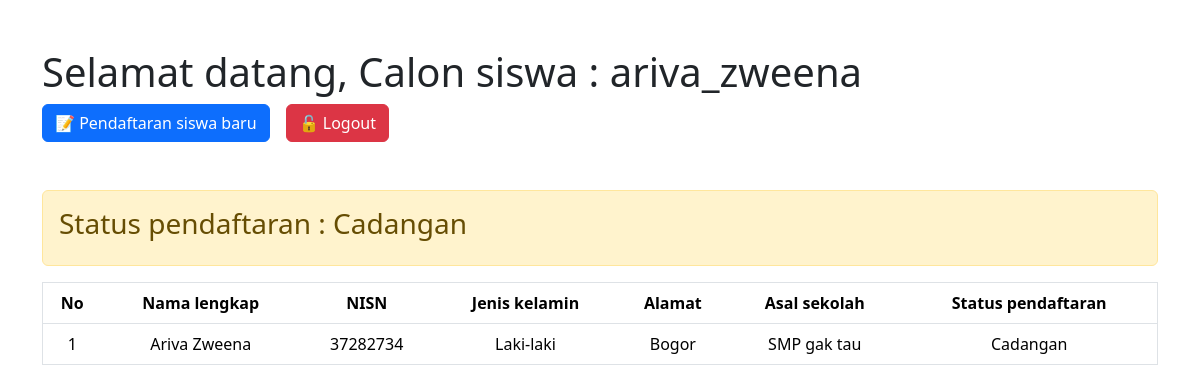
The app's page /dashboard.php (signed in) with its own data.
### tables this page shows
CREATE TABLE `pendaftaran_siswa` (
  `id` int(11) NOT NULL,
  `username` varchar(20) NOT NULL,
  `nama_lengkap` varchar(50) NOT NULL,
  `nisn` varchar(30) NOT NULL,
  `jk` varchar(20) NOT NULL,
  `alamat` text NOT NULL,
  `sekolah_asal` varchar(50) NOT NULL,
  `created_at` timestamp NOT NULL DEFAULT current_timestamp(),
  `status_pendaftaran` enum('Diterima','Cadangan','Tidak Diterima') NOT NULL DEFAULT 'Cadangan'
);

### dashboard.php (the view, shortened to what this page needs)
<?php
    include "config.php";
    $username = $_SESSION['username'];
    $status = null;
    $hasDaftar = false;
    $query = mysqli_query($koneksi, "SELECT status_pendaftaran FROM pendaftaran_siswa WHERE username = '$username'");
    if($data = mysqli_fetch_assoc($query)) {
        $status = $data['status_pendaftaran'];
        $hasDaftar = true;
    }
?>
<!DOCTYPE html>
<html lang="en">
<head>
    <link href="https://cdn.jsdelivr.net/npm/bootstrap@5.3.3/dist/css/bootstrap.min.css" rel="stylesheet">
</head>
<body>
    <div class="container mt-5">
        <h1>Selamat datang, Calon siswa : <?= $_SESSION['username']?></h1>
        <div class="d-flex gap-3 mb-4 mt-2">
            <a href="siswa-formulir.php" class="btn btn-primary">📝 Pendaftaran siswa baru</a>
            <a href="logout.php" class="btn btn-danger">🔓 Logout</a>
        </div>
    </div>
    <div class="container mt-5">
       <div class="">
            <?php if($hasDaftar): ?>
                <div class="alert alert-warning" role="alert">
                    <h3>Status pendaftaran : <?= $status?></h3>
                </div>
            <?php endif; ?>
       </div>
    </div>
    <div class="container">
    <table class="table border text-center">
    <thead>
        <tr>
        <th scope="col">No</th>
        <th scope="col">Nama lengkap</th>
        <th scope="col">NISN</th>
        <th scope="col">Jenis kelamin</th>
        <th scope="col">Alamat</th>
        <th scope="col">Asal sekolah</th>
        <th scope="col">Status pendaftaran</th>
        </tr>
    </thead>
    <tbody>
        <?php
        $sql = "SELECT * FROM pendaftaran_siswa WHERE username = '$username'";
        $query = mysqli_query($koneksi, $sql);
        $no = 1;
        while($data = mysqli_fetch_array($query)){
            echo "<tr>";
            echo "<td>".$no++."</td>";
            echo "<td>".$data['nama_lengkap']."</td>";
            echo "<td>".$data['nisn']."</td>";
            echo "<td>".$data['jk']."</td>";
            echo "<td>".$data['alamat']."</td>";
            echo "<td>".$data['sekolah_asal']."</td>";
            echo "<td>".$data['status_pendaftaran']."</td>";
            echo "</tr>";
        }
        ?>
    </tbody>
    </table>
    </div>
</body>
</html>

### records on screen
pendaftaran_siswa: status_pendaftaran "Cadangan", nama_lengkap "Ariva Zweena", nisn "37282734", jk "Laki-laki", alamat "Bogor", sekolah_asal "SMP gak tau"

### other values on screen
$_SESSION['username'] "ariva_zweena"
